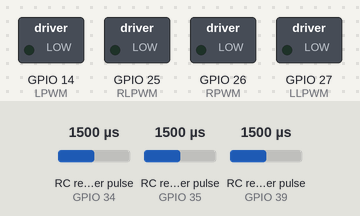
Bench run of a sketch on a simulated ESP32. Parts: switched loads named in the sketch (green lamp = pin HIGH). Wiring (inferred from the names in the program): 3 × RC receiver channel: data GPIO 34 / data GPIO 35 / data GPIO 39. The inputs (shaded band) are chosen by the test bench; at power-on: RC receiver pulse (sensors on GPIO 34, GPIO 35, GPIO 39) 1500 µs.

Above: at 1.2 s.
1.3 s: RC receiver pulse (sensor on GPIO 34) set to 1020 µs
At 1.8 s:
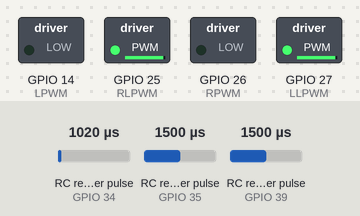
2.8 s: RC receiver pulse (sensor on GPIO 35) set to 1218 µs
4.3 s: RC receiver pulse (sensor on GPIO 35) set to 1190 µs
At 5.3 s:
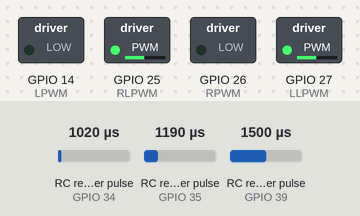
5.8 s: RC receiver pulse (sensor on GPIO 39) set to 1020 µs
At 7.0 s:
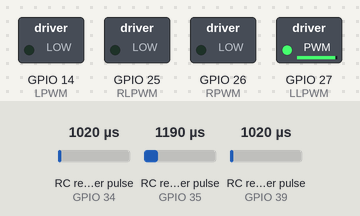
7.3 s: RC receiver pulse (sensor on GPIO 34) set to 1250 µs
At 8.5 s:
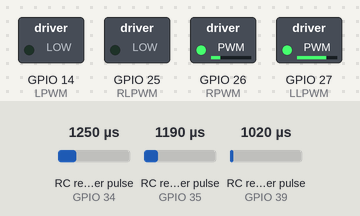
8.8 s: RC receiver pulse (sensor on GPIO 39) set to 1250 µs
At 9.4 s:
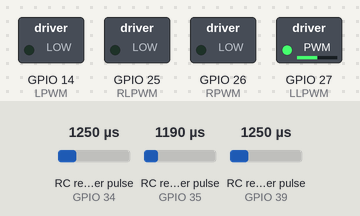
Timing chart, 0 to 11.3 s (numbered marks = the images above; inputs shaded):
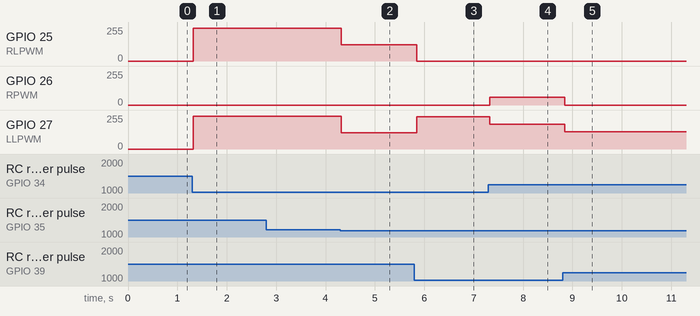

The sketch:

FlySky_ESP32_Soccer_Code.ino
```cpp
/*
Flysky+ESP32 Soccer Bot Code by RoboTech Innovator BD:

𝐂𝐎𝐍𝐓𝐀𝐂𝐓:
---------------------------------------------
𝑬-𝒎𝒂𝒊𝒍: aslamhshakil20@gmail.com
𝐈𝐧𝐬𝐭𝐚𝐠𝐫𝐚𝐦: https://www.instagram.com/robotech_innovator?igsh=dHUzNTBtajcyNnJv
𝑭𝒂𝒄𝒆𝒃𝒐𝒐𝒌: https://www.facebook.com/RoboTechInnovator/
𝑾𝒉𝒂𝒕'𝒔 𝑨𝒑𝒑: https://wa.me/c/8801647467658
𝑻𝒆𝒍𝒆𝒈𝒓𝒂𝒎: https://t.me/+NmZDetFcTvA0MGU1

ESP32 Board Link: https://dl.espressif.com/dl/package_esp32_index.json
Goto File > Preferences > Additional Board Manager URLs: (Paste the Link).
Then goto board manager and search for "esp32". then install the esp32 board version of 2.0.11
otherwise the code will not be compiled.
*/

// FlySky Receiver Input Pins
#define CH1_PIN 39  // Forward/Backward control signal input pin from FlySky receiver
#define CH2_PIN 34  // Left/Right control signal input pin from FlySky receiver
#define CH5_PIN 35  // Speed Mode toggle Switch signal input pin from FlySky receiver

// BTS7960 Right Motor Pins
#define RPWM 26   // Right Motor Forward pin (RPWM of BTS7960)
#define RLPWM 25  // Right Motor Reverse pin (LPWM of BTS7960)

// BTS7960 Left Motor Pins
#define LPWM 14   // Left Motor Forward pin (RPWM of BTS7960)
#define LLPWM 27  // Left Motor Reverse pin (LPWM of BTS7960)

// PWM Channels (ESP32 hardware PWM channels, 0-15 available)
#define LPWM_CH 0   // PWM channel for left motor forward
#define LLPWM_CH 1  // PWM channel for left motor reverse
#define RPWM_CH 2   // PWM channel for right motor forward
#define RLPWM_CH 3  // PWM channel for right motor reverse

// RC signal limits
int max_value = 2000;  // Maximum expected pulse width (µs) from receiver
int mid_value = 1500;  // Midpoint pulse width (µs) for neutral stick
int min_value = 1000;  // Minimum expected pulse width (µs) from receiver

float speedMultiplier = 1.0;  // Speed scaling factor, initially full speed (100%)

// Function to apply deadband to joystick values
// If the absolute value is below threshold, return 0 (ignore small noise)
int applyDeadband(int value, int threshold = 30) {
  return (abs(value) < threshold) ? 0 : value;
}

void setup() {
  Serial.begin(115200);  // Initialize serial communication for debugging

  // Configure receiver pins as inputs
  pinMode(CH1_PIN, INPUT);
  pinMode(CH2_PIN, INPUT);
  pinMode(CH5_PIN, INPUT);

  // Configure BTS7960 motor driver pins as outputs
  pinMode(LPWM, OUTPUT);
  pinMode(LLPWM, OUTPUT);
  pinMode(RPWM, OUTPUT);
  pinMode(RLPWM, OUTPUT);

  // Setup PWM for left motor forward channel
  ledcSetup(LPWM_CH, 1000, 8);   // 1 kHz frequency, 8-bit resolution
  ledcAttachPin(LPWM, LPWM_CH);  // Attach pin to PWM channel
  // Setup PWM for left motor reverse channel
  ledcSetup(LLPWM_CH, 1000, 8);
  ledcAttachPin(LLPWM, LLPWM_CH);

  // Setup PWM for right motor forward channel
  ledcSetup(RPWM_CH, 1000, 8);
  ledcAttachPin(RPWM, RPWM_CH);
  // Setup PWM for right motor reverse channel
  ledcSetup(RLPWM_CH, 1000, 8);
  ledcAttachPin(RLPWM, RLPWM_CH);

  stopMotors();  // Ensure motors are stopped at startup
}

void loop() {
  /* Read RC channel values using pulseIn (timeout 25 ms)
  1. pin → The GPIO you are measuring.
  Example: CH1_PIN = 35 (receiver output wire for channel 1).
  2. state → Whether to measure the pulse width of HIGH or LOW.
  It's always use HIGH with RC receivers.
  That means: wait until the signal goes HIGH, start counting, then stop when it goes LOW.
  3. timeout → Maximum time to wait (in microseconds).

  If no pulse is received within this time, the function returns 0.
  In my case: 25000 µs = 25 ms.
  Since the RC signal repeats every ~20 ms, this is enough to catch one frame.
*/
  int ch1 = pulseIn(CH1_PIN, HIGH, 25000);  // Forward/Backward stick input
  int ch2 = pulseIn(CH2_PIN, HIGH, 25000);  // Left/Right stick input
  int ch5 = pulseIn(CH5_PIN, HIGH, 25000);  // Speed Mode switch input

  //Serial.print("CH1: " + String(ch1) + "  CH2: " + String(ch2) + "  CH5: " + String(ch5));
  //Serial.println();

  // Fail-safe: if values are out of expected range, stop motors
  if (ch1 < 500 || ch1 > 2200 || ch2 < 500 || ch2 > 2200) {
    stopMotors();
    return;
  }

  // Speed mode selection based on CH5 switch position
  if (ch5 < min_value + 200) {         // If less than ~1200 µs
    speedMultiplier = 0.5;             // Limit speed to 50%
  } else if (ch5 > mid_value + 200) {  // If greater than ~1700 µs
    speedMultiplier = 0.8;             // Limit speed to 80%
  } else {
    speedMultiplier = 1.0;  // Default: 100% speed at middle position
  }

  // Map RC values (1000–2000 µs) to motor speed range (-255 to +255)
  int x = map(ch1, min_value, max_value, -255, 255) * speedMultiplier;  // Forward/Backward
  int y = map(ch2, min_value, max_value, -255, 255) * speedMultiplier;  // Left/Right

  // Apply deadband filtering to avoid small jitter
  x = applyDeadband(x);
  y = applyDeadband(y);

  // Mixing algorithm to calculate left and right motor speeds
  int leftSpeed, rightSpeed;
  if (y <= -150) {       // If turning strongly left
    leftSpeed = y - x;   // Reduce left motor speed
    rightSpeed = y + x;  // Increase right motor speed
  } else {               // Normal forward/backward + turning mix
    leftSpeed = y + x;
    rightSpeed = y - x;
  }

  // Constrain speeds to valid PWM range (-255 to +255)
  leftSpeed = constrain(leftSpeed, -255, 255);
  rightSpeed = constrain(rightSpeed, -255, 255);

  //Serial.print("Left PWM: " + String(leftSpeed) + "   Right PWM: " + String(rightSpeed));
  //Serial.println();

  // Apply motor speeds to left and right motors
  motorDrive(LPWM_CH, LLPWM_CH, leftSpeed);
  motorDrive(RPWM_CH, RLPWM_CH, rightSpeed);
}

// Function to control a motor with forward & reverse PWM channels
void motorDrive(uint8_t fwd_ch, uint8_t rev_ch, int speed) {
  if (speed > 0) {              // Forward direction
    ledcWrite(fwd_ch, speed);   // Apply PWM to forward channel
    ledcWrite(rev_ch, 0);       // Reverse channel off
  } else if (speed < 0) {       // Reverse direction
    ledcWrite(fwd_ch, 0);       // Forward channel off
    ledcWrite(rev_ch, -speed);  // Apply PWM to reverse channel
  } else {                      // Stop motor
    ledcWrite(fwd_ch, 0);
    ledcWrite(rev_ch, 0);
  }
}

// Function to stop both motors
void stopMotors() {
  motorDrive(LPWM_CH, LLPWM_CH, 0);  // Stop left motor
  motorDrive(RPWM_CH, RLPWM_CH, 0);  // Stop right motor
}
```

Measured:
- the behaviour switches between 1200 and 1199 µs on RC receiver pulse (sensor on GPIO 35) (found by bisection; images 1 and 2)
- after the input at 1.3 s, GPIO 25 (RLPWM), GPIO 27 (LLPWM): 0/255 → 244/255 at once
- after the input at 2.8 s, every drawn part: stays the same
- after the input at 4.3 s, GPIO 25 (RLPWM), GPIO 27 (LLPWM): 244/255 → 122/255 at once
- after the input at 5.8 s, GPIO 25 (RLPWM): 122/255 → 0/255 at once; GPIO 27 (LLPWM): 122/255 → 243/255 at once
- after the input at 7.3 s, GPIO 26 (RPWM): 0/255 → 58/255 at once; GPIO 27 (LLPWM): 243/255 → 185/255 at once
- after the input at 8.8 s, GPIO 26 (RPWM): 58/255 → 0/255 at once; GPIO 27 (LLPWM): 185/255 → 128/255 at once
